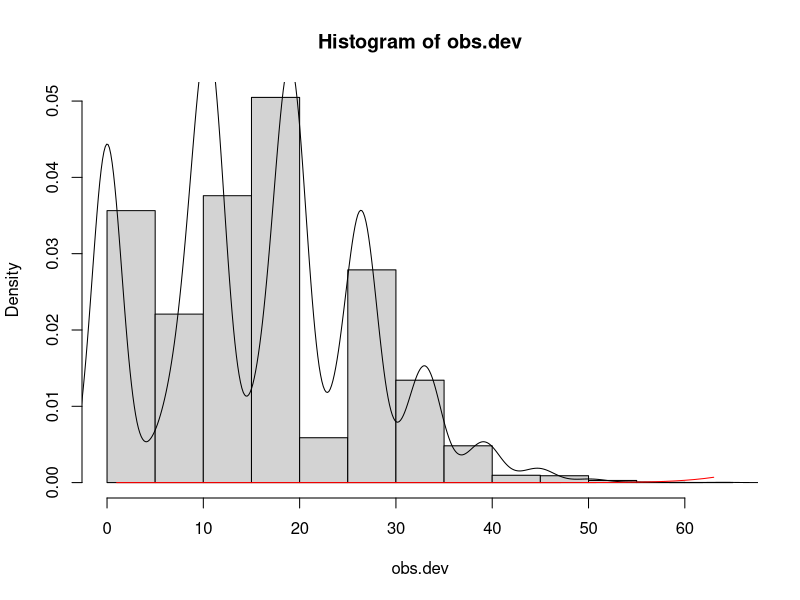
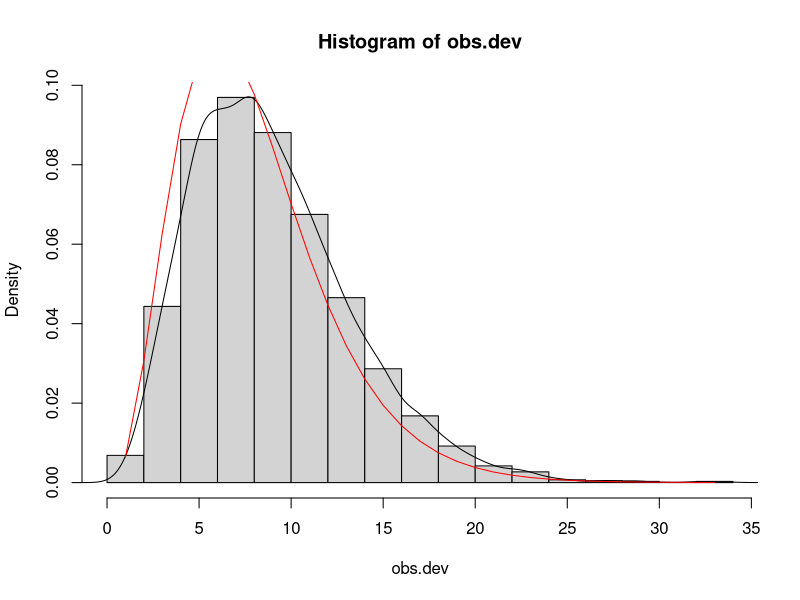

Write the R code that produced these figures, in order.
###################################################
## The problem of the Deviance for Bernoulli GLM ##
###################################################

start.bin <- Sys.time()
N.samples <- 10000
obs.dev <- rep(0,N.samples)
for(k in 1 : N.samples){
  n<-100;
  m<-1
  # n<-1000; # see that it gets further away!
  # m<-1
  x <- runif(n)
  lp <- -4 + .005*x #xtb = -1 + 3x 
  mu <- binomial()$linkinv(lp)
  y <- rbinom(1:n,m,mu)
  fit.bern <- glm(y~x,family=binomial(link="logit"))
#   fit.bern <- glm(y/m~x,family=binomial,weights=rep(m,n))
  obs.dev[k] <- fit.bern$deviance
}
elapsed <- Sys.time()-start.bin
elapsed
hist(obs.dev, freq = FALSE)
lines(density(obs.dev))
lines(x = 1:max(obs.dev), y = dchisq(1:max(obs.dev), df =  fit.bern$df.residual), col="red")
summary(mu)

N.samples <- 10000
obs.dev <- rep(0,N.samples)
for(k in 1 : N.samples){
  n<-10 
  m<-10
#   n<-10 # try 100, 1000 and see that it stays pretty close!
#   m<-100
  x <- runif(n)
  lp <- -1 + 3*x
  mu <- binomial()$linkinv(lp)
  y <- rbinom(1:n,m,mu)
  fit.bin <- glm(cbind(y,m-y)~x,family=binomial)
  obs.dev[k] <- fit.bin$deviance
}
hist(obs.dev, freq = FALSE)
lines(density(obs.dev))
lines(x = 1:max(obs.dev), y = dchisq(1:max(obs.dev), df =  fit.bin$df.residual), col="red")
